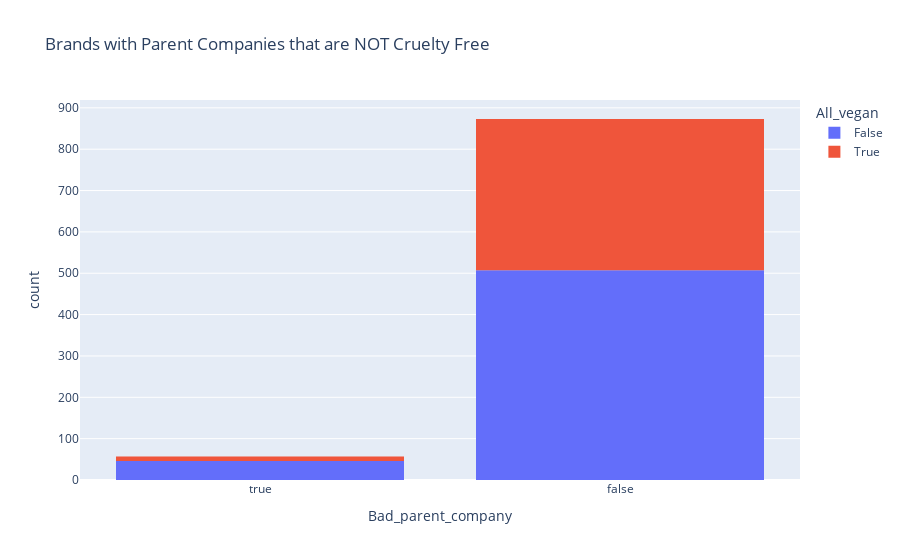

Write notebook code for a chart like this one.
### Code cell
fig = px.histogram(brand_df, x='Bad_parent_company', color='All_vegan', category_orders={'Bad_parent_company': [True, False]}, title='Brands with Parent Companies that are NOT Cruelty Free')
fig.show();

### Figure 1 — Plotly figure (JSON) as saved in the notebook; plotly's stock layout.template omitted (floating-point values rounded to 4 significant figures; data arrays with more than 128 entries replaced by an {"elided": "..."} marker saying what was removed)
{"data": [{"alignmentgroup": "True", "bingroup": "x", "hovertemplate": "All_vegan=False<br>Bad_parent_company=%{x}<br>count=%{y}<extra></extra>", "legendgroup": "False", "marker": {"color": "#636efa", "pattern": {"shape": ""}}, "name": "False", "offsetgroup": "False", "orientation": "v", "showlegend": true, "type": "histogram", "x": {"elided": "553 bool values"}, "xaxis": "x", "yaxis": "y"}, {"alignmentgroup": "True", "bingroup": "x", "hovertemplate": "All_vegan=True<br>Bad_parent_company=%{x}<br>count=%{y}<extra></extra>", "legendgroup": "True", "marker": {"color": "#EF553B", "pattern": {"shape": ""}}, "name": "True", "offsetgroup": "True", "orientation": "v", "showlegend": true, "type": "histogram", "x": {"elided": "377 bool values"}, "xaxis": "x", "yaxis": "y"}], "layout": {"barmode": "relative", "legend": {"title": {"text": "All_vegan"}, "tracegroupgap": 0}, "title": {"text": "Brands with Parent Companies that are NOT Cruelty Free"}, "xaxis": {"anchor": "y", "categoryarray": [true, false], "categoryorder": "array", "domain": [0, 1], "title": {"text": "Bad_parent_company"}}, "yaxis": {"anchor": "x", "domain": [0, 1], "title": {"text": "count"}}}}
